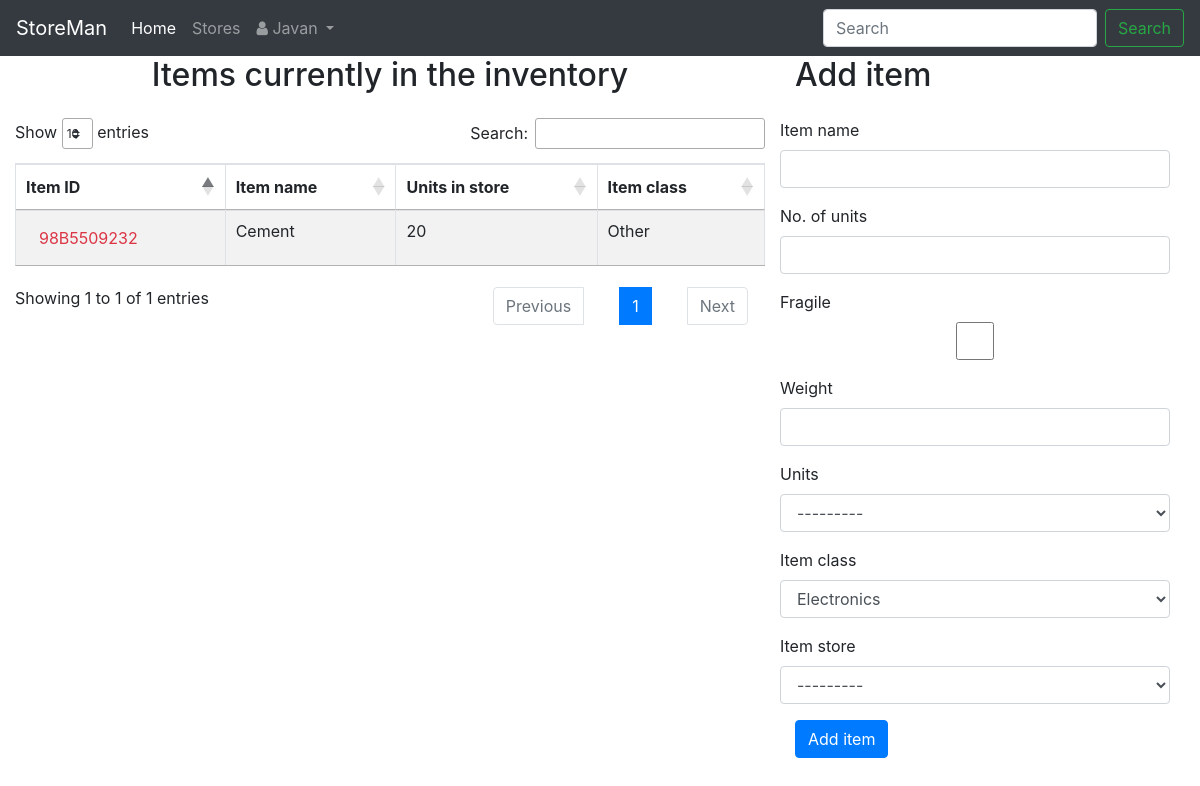
Screenshot of / (signed in) with the database file from the repository.
### accounts/models.py (models this page shows)
class Employee(AbstractUser):
        has_access=models.BooleanField(default=True)

### item/models.py (models this page shows, shortened)
class Item(models.Model):
    WEIGHT_CLASSES = [
        ("kg", "Kilograms"),
        ("g", "Grams"),
        ("t", "Tonnes"),
    ]
    ITEM_CLASSES = [
        ("A", "Electronics"),
        ("B", "Chemicals"),
        ("C", "Books"),
        ("D", "Clothing"),
        ("E", "Food"),
        ("F", "Other"),
    ]
    item_store = models.ForeignKey(Store, on_delete=models.CASCADE)
    added_by = models.ForeignKey(Employee, on_delete=models.CASCADE)
    name = models.CharField(max_length=100, verbose_name="Item name")
    item_num = models.IntegerField(verbose_name="No. of units")
    date_stored = models.DateTimeField(
        verbose_name="Date of entry", default=timezone.now)
    date_removed = models.DateTimeField(null=True)
    fragile = models.BooleanField(verbose_name="Fragile")
    weight = models.DecimalField(
        verbose_name="Weight", decimal_places=2, max_digits=5)
    units = models.CharField(
        max_length=20, verbose_name="Units", choices=WEIGHT_CLASSES, null=False, blank=False)
    item_class = models.CharField(
        max_length=1,
        verbose_name="Item class",
        choices=ITEM_CLASSES,
        default="A")
    item_id = models.CharField(max_length=10, verbose_name="Item ID",
                               primary_key=True, null=False)

### item/views.py (the view, shortened to what this page needs)
# urls.py: path('', views.ListAndCreate.as_view(), name='index'),
class ListAndCreate(LoginRequiredMixin, AjaxableFormMixin, CreateView):
    model = Item
    fields = [
        "name",
        "item_num",
        "fragile",
        "weight",
        'units',
        "item_class",
        'item_store',
    ]
    template_name = "item/create.html"
    success_url = reverse_lazy('item:index')
    def get_context_data(self, **kwargs):
        employee = Employee.objects.get(username=self.request.user.username)
        context = super(ListAndCreate, self).get_context_data(**kwargs)
        context["object_list"] = self.model.objects.filter(added_by=employee)
        return context

### store/models.py (called while the page is built)
    def __str__(self):
        return self.name

### templates/item/create.html (shortened to what this page needs)
{% extends './index.html' %}
{% load widget_tweaks %}
{% load static %}
{% block sidebar %}
<h2 class="mb-4">Add item</h2>
<form class="create-form" action="{%url 'item:create'%}" data-url="{%url 'item:create'%}" method="post">
    {% for field in form %}
    {% if not user.is_superuser %}
    <div class="form-group row">
        <label for="{{ field.id_for_label }}">{{ field.label }}</label>
        {% render_field field class="form-control"%}
    </div>
    {% endif %}
    {% endfor %}
    <button type="submit" id="submit-btn" class="btn btn-primary">Add item</button>
</form>
{% endblock sidebar %}

### templates/header.html (shortened to what this page needs)
<nav class="navbar navbar-expand-sm navbar-dark bg-dark">
    <a class="navbar-brand" href="{%url 'item:index'%}">StoreMan</a>
    <div class="collapse navbar-collapse" id="collapsibleNavId">
        <ul class="navbar-nav mr-auto mt-2 mt-lg-0">
            <li class="nav-item active">
                <a class="nav-link" href="{%url 'item:index'%}">Home<span class="sr-only">(current)</span></a>
            </li>
            <li class="nav-item">
                <a class="nav-link" href="{%url 'store:list'%}">
                    Stores
                </a>
            </li>
            <li class="dropdown">
                <a class="nav-link dropdown-toggle" href="#" id="dropdownId" data-toggle="dropdown" aria-haspopup="true"
                    aria-expanded="false">
                    <span class="fa fa-user" aria-hidden="true"></span>
                    {{user.first_name}}
                </a>
            </li>
        </ul>
        <form class="form-inline my-2 my-lg-0" method="GET" id="search-form" data-url="{%url 'item:search'%}"
            action="{%url 'item:search'%}">
            <input class="form-control mr-sm-2" name="query" id="item" type="text" placeholder="Search">
            <button class="btn btn-outline-success my-2 my-sm-0" id="search-btn" type="submit">Search</button>
        </form>
    </div>
</nav>

### templates/item/item_list.html (shortened to what this page needs)
<h2 style="text-align: center" class="mb-4">Items currently in the inventory</h2>
<div id="div-test">
    <table id="items-table" class="table table-striped table-bordered" style="width:100%">
        <thead>
            <tr>
                <th>Item ID</th>
                <th>Item name</th>
                <th>Units in store</th>
                <th>Item class</th>
            </tr>
        </thead>
        <tbody>
            {% for item in object_list %}
            <tr>
                <td scope="row">
                    <a class="item btn text-danger" data-url="{%url 'item:details' pk=item.item_id%}">
                        {{item.item_id}}
                    </a>
                </td>
                <td>{{item.name}}</td>
                <td>{{item.item_num}}</td>
                <td>{{item.get_item_class_display}}</td>
            </tr>
            {% endfor %}
        </tbody>
    </table>
</div>

### rows the page displays
Employee: first_name "Javan"
Item: item_id "98B5509232", name "Cement", item_num "20", item_class "Other"

### other values shown
{{ field.label }} "Item name" "No. of units" "Fragile" "Weight" "Units" "Item class" "Item store"
